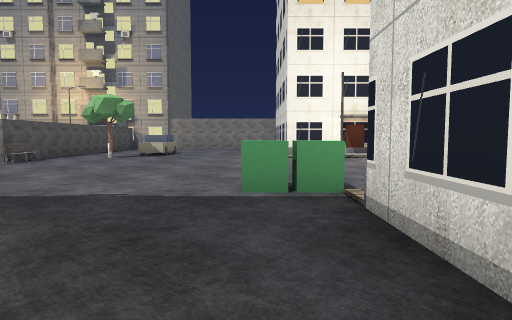
View 1 (above)

18 first-person views from a walk through a level from a Godot 3-D game. The camera is 1.3 m above the floor, tilts 4° down and sees 75° across. The floor is counted in squares, 2 m on a side. Each view is taken from the middle of a square. On the plan, view 1 faces up. The plan holds only what a view shows up to about 10 squares ahead; the rest is blank. The place goes on beyond the plan. Some surface patterns are stand-ins.

View 2
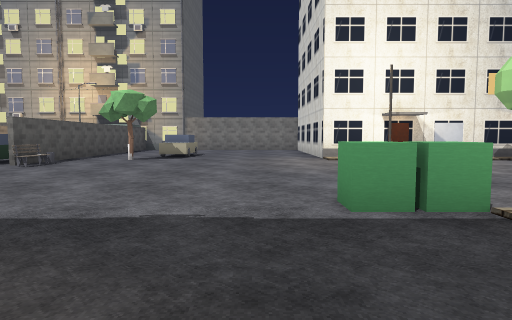

View 3
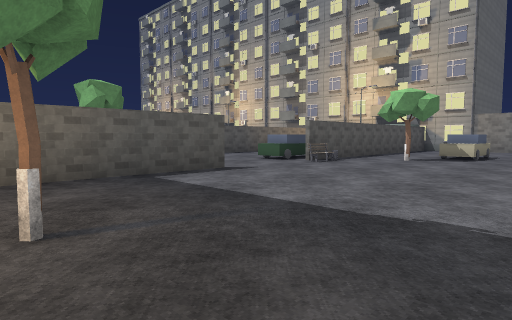

View 4
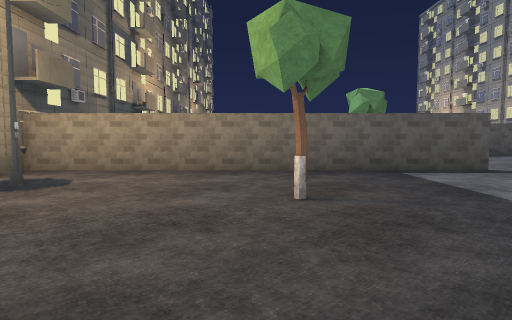

View 5
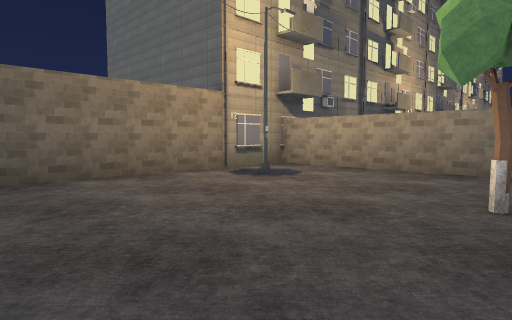

View 6
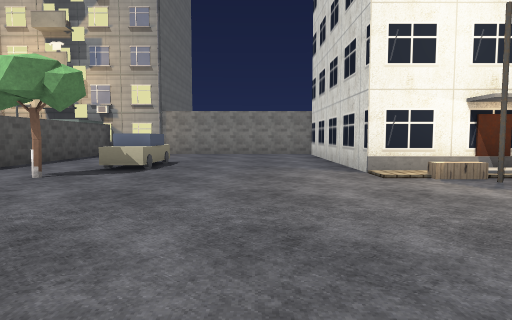

View 7
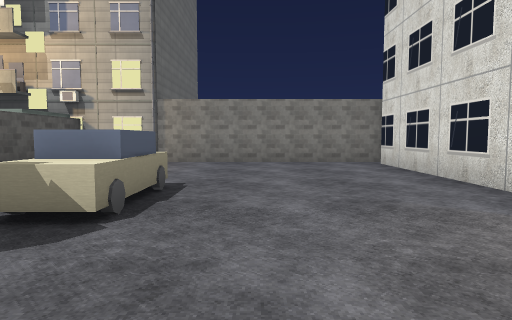

View 8
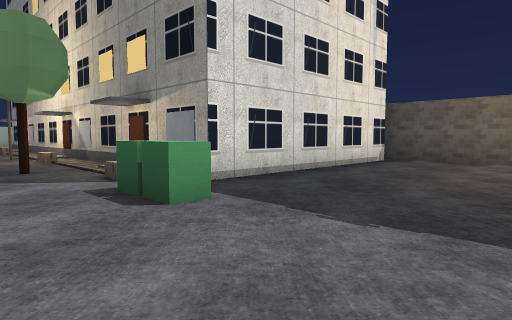

View 9
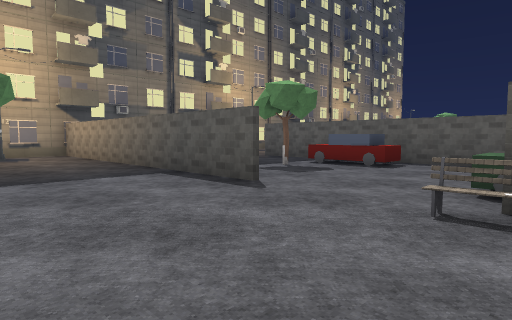

View 10
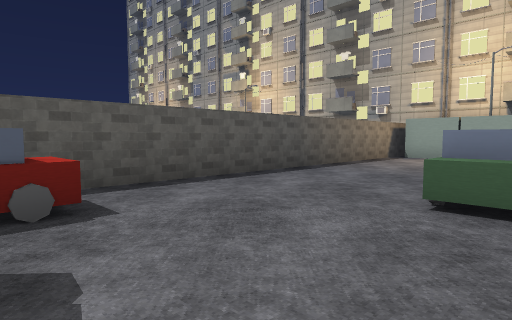

View 11
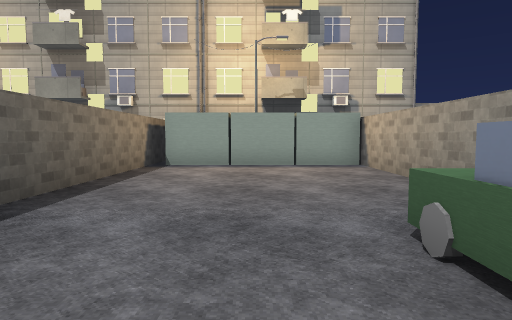

View 12
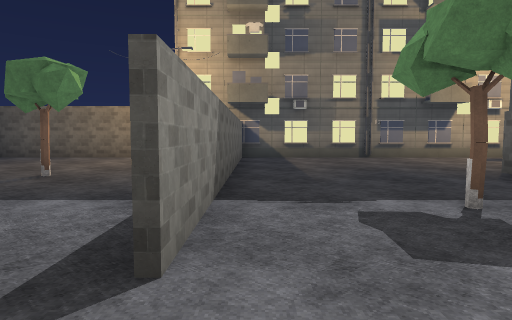

View 13
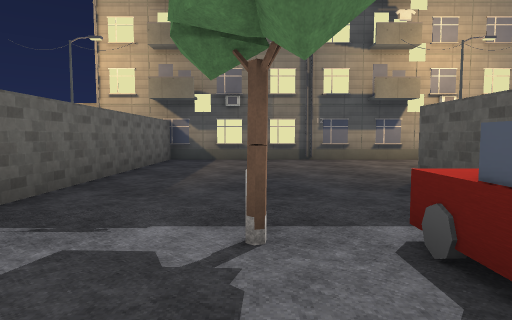

View 14
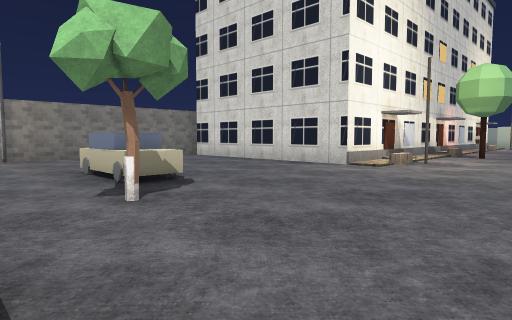

View 15
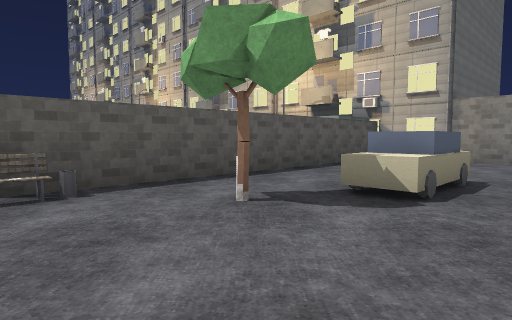

View 16
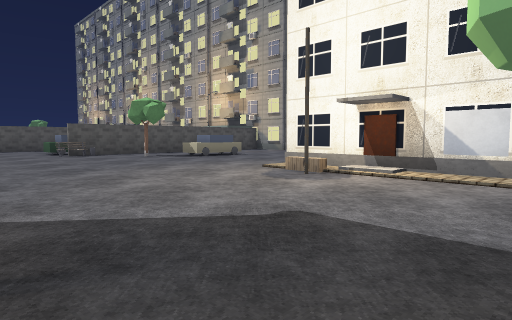

View 17
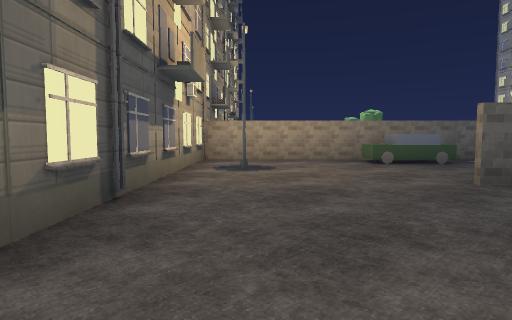

View 18
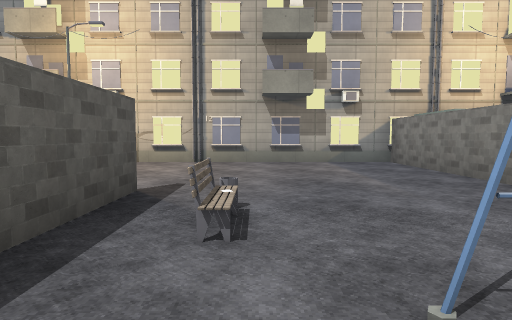

### Floor plan
Key: @ floor where view 1 was taken; # wall or solid block; . floor; D closed door; T tree; B bench; L block; C car; W tower; O other object.
Columns run from 21 left of view 1 to 6 right of it. Each row starts with its distance up from view 1.
 20                 W
 19                 W
 18 WWWWWWWWWWWWWWWWW######
 17    .......LLLLL.......#
 16     ......LLLLL#......#
 15     ......#....#......#
 14     ......#....#......#
 13     .#....#....#.C....#
 12      #....#....#.C....#
 11      #B.. #....#......##D###
 10       .#  #..C.#.T.....OO...
  9       .   #..C.#............
  8           #..C.B............
  7           #.................
  6           CC................
  5           CC...#.........#..
  4      #    CCT..#.....LL.....
  3      C..  #....#......##D###
  2      CC.. #....#......#
  1      CC........#.T....#
  0      #.........#.....@#
 -1      #.........#......#
 -2      #.#.......#.#....#
 -3      W.........W......#
 -4     WWWWWWWWWWWWW######
 -5                 W
 -6                 W

Positions as (right, up) in squares from view 1, and headings:
1: (0, 0), facing up
2: (-1, 1), facing up
3: (-1, 1), facing up-left
4: (0, 1), facing left
5: (0, 2), facing down-left
6: (-1, 5), facing up
7: (-2, 9), facing up
8: (-3, 6), facing down-right
9: (-3, 9), facing down-left
10: (-7, 5), facing up-left
11: (-9, 8), facing up
12: (-7, 7), facing down
13: (-9, 6), facing down
14: (-6, 7), facing up-right
15: (-2, 8), facing up-left
16: (6, 5), facing up-left
17: (-7, -2), facing left
18: (-15, 9), facing up
